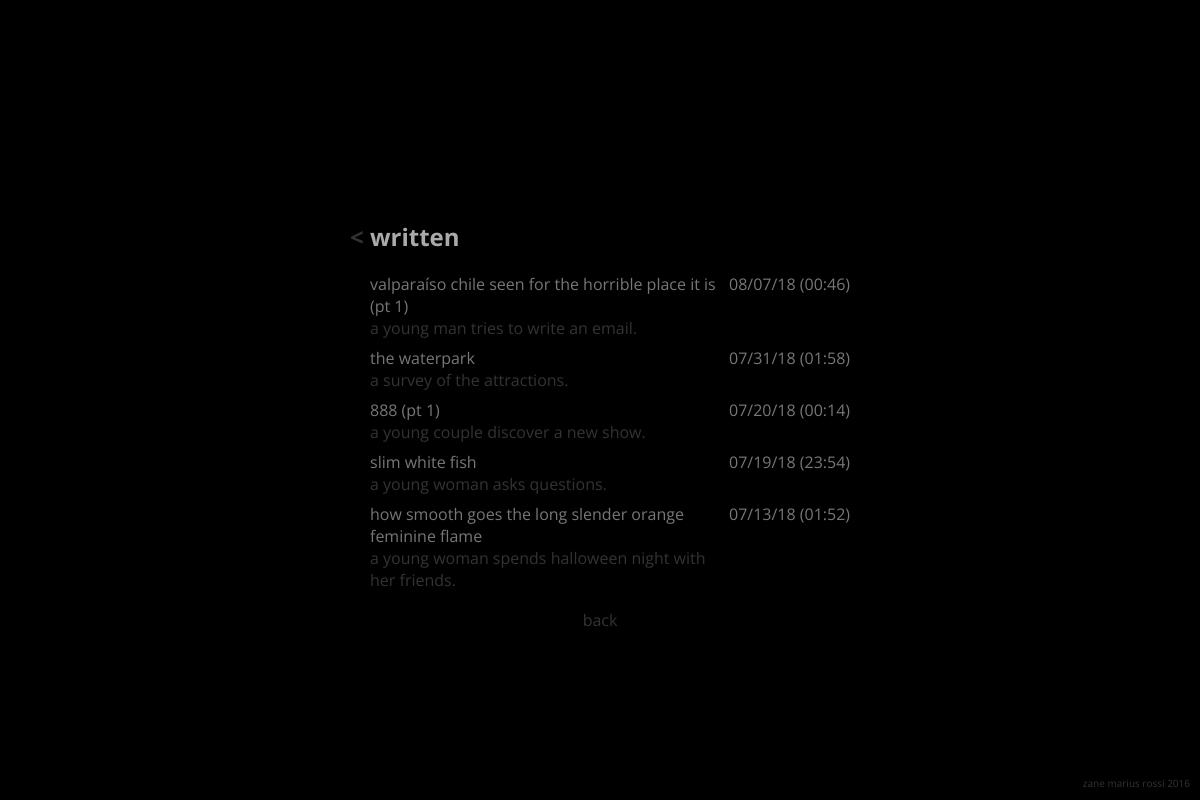
The app's page /produce/written/, older data.
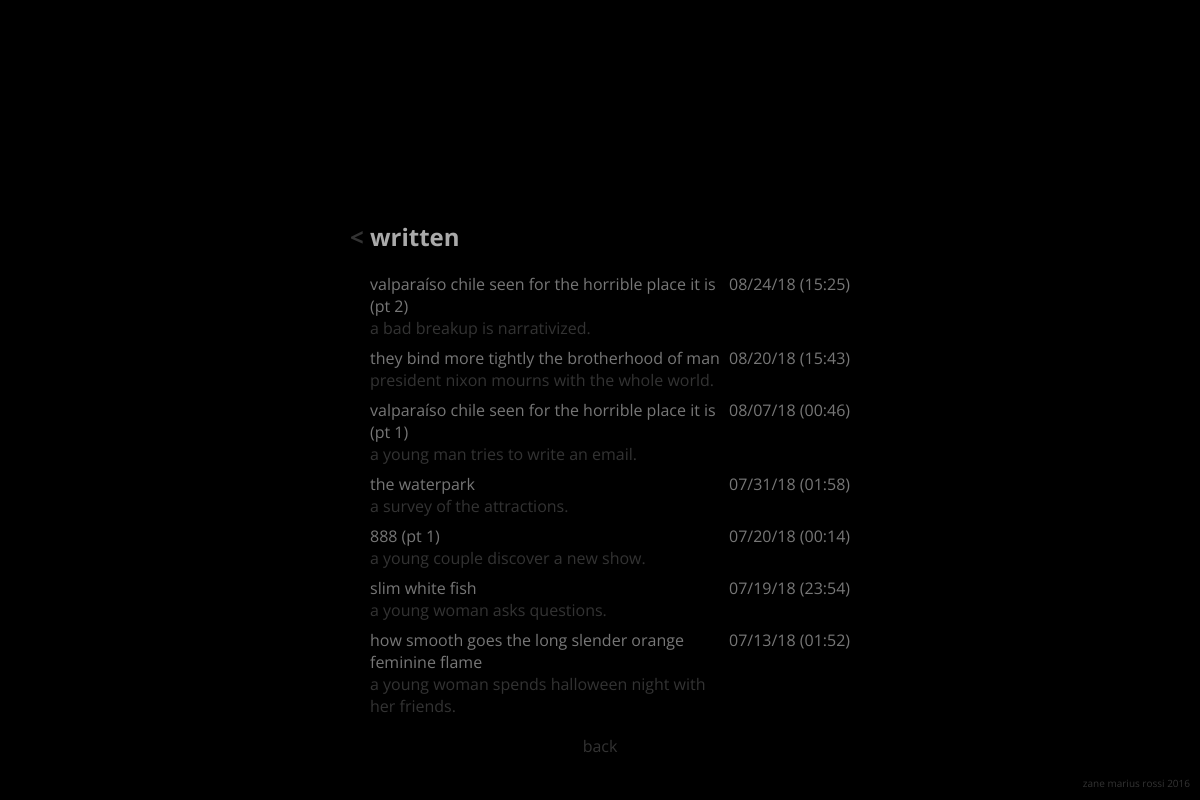
The same page, newer data.
### produce/models.py (models this page shows, shortened)
class WrittenObject(models.Model):
	title       = models.CharField(max_length=200, default="n/a")
	description = models.CharField(max_length=500, default="n/a")
	pub_date    = models.DateTimeField('date published',default=timezone.now)
	word_count  = models.IntegerField(default=0)
	content     = models.TextField(default="n/a")
	cited_works  = models.ManyToManyField('library.LibraryObject', blank=True)

### produce/views.py (the view)
# urls.py: path("written/", views.written, name="written"),
def written(request):
	menu_objects = WrittenObject.objects.order_by('-pub_date')
	heading      = 'written'
	return render(request, 'produce/menu_written.html', {'menu_objects' : menu_objects, 'heading': heading})

### produce/templates/produce/menu_written.html (shortened to what this page needs)
{% extends 'base/base.html' %}
{% block content %}
			<div class="heading">
			</div>
			<div class="sub-heading">
				<h2>
					<a href="{% url 'produce:index' %}">< </a>{{ heading }}
				</h2>
			</div>
			<div class="info">
				{% if menu_objects %}
					{% for elem in menu_objects %}
						<div class="float_text">
							<li>
								<span class="float_title">
									<a href="{% url 'produce:written_individual' elem.id %}">
										{{ elem.title }}
									</a>
								</span>
								<br>
								<span>
									<a href="{% url 'produce:written_individual' elem.id %}">
										{{ elem.description }}
									</a>
								</span>
							</li>
						</div>
						<div class="float_date">
							{{ elem.pub_date|date:"m/d/y (H:i)" }}
						</div>
					{% endfor %}
				{% else %}
					<p>No objects are available.</p>
				{% endif %}
			</div>
			<div class="nav">
				<a href="{% url 'produce:index' %}">back</a>
			</div>
			<div class="footer">
				zane marius rossi 2016
			</div>
{% endblock %}

### base/templates/base/base.html (shortened to what this page needs)
<!DOCTYPE html>
<html lang="en">
<head>
	{% load static %}
	<link rel="stylesheet" href="{% static "base/css/mobile.css" %}" media="only screen and (max-width: 500px)" type="text/css">
	<link rel="stylesheet" href="{% static "base/css/main.css" %}" media="only screen and (min-width: 501px)" type="text/css">
</head>
<body>
	<div class="wrapper">
		<div class="content">
			{% block content %}
			{% endblock %}
		</div>
	</div>
</body>
</html>

### base/static/base/css/main.css (style rules this page uses)
html, body { background-color: black; color: #AAA; font-family: 'Open Sans', sans-serif; overflow: hidden; }
a { color: #333; text-decoration: none; }
li { padding-bottom: 0.5em; list-style: none; }
span { color: #333; }
.wrapper { position: absolute; top: 0; bottom: 0; left: 0; right: 0; overflow: auto; }
.content { margin: auto; width: 500px; }
.heading { color:#AAA; padding-top: 200px; width: 500px; display: block; margin: auto; }
.sub-heading { color:#AAA; display: block; margin: auto; width: 500px; }
.info { color: #777; margin: auto; width: 480px; text-align: left; -webkit-hyphens: auto; -moz-hyphens: auto; hyphens: auto; padding-left: 20px; }
.nav { padding-top: 10px; padding-bottom: 50px; margin: auto; text-align: center; }
.footer { position: fixed; bottom: 10px; right: 10px; font-size: 10px; color: #333; }
.float_title { color: #777 !important; padding-bottom: 0.5em; }
.float_title > a { color: #777 !important; }
.float_text { width: 350px; float: left; }
.float_date { float: right; }

### base/static/base/css/mobile.css (style rules this page uses)
html, body { background-color: black; color: #AAA; font-family: 'Open Sans', sans-serif; overflow: hidden; }
a { color: #333; text-decoration: none; }
li { padding-bottom: 0.5em; list-style: none; }
span { color: #333; }
.wrapper { position: absolute; top: 0; bottom: 0; left: 0; right: 0; overflow: auto; }
.content { margin: auto; width: 80%; }
.heading { color:#AAA; padding-top: 100px; width: 100%; display: block; margin: auto; }
.sub-heading { color:#AAA; display: block; margin: auto; width: 100%; }
.info { color: #777; margin: auto; width: 100%; text-align: left; -webkit-hyphens: auto; -moz-hyphens: auto; hyphens: auto; }
.nav { padding-top: 10px; padding-bottom: 50px; margin: auto; text-align: center; }
.footer { display: none; }
.float_title { color: #777 !important; padding-bottom: 0.5em; }
.float_title > a { color: #777 !important; }
.float_text { width: 100%; float: left; }
.float_date { float: right; display: none; }

Row changes from the older to the newer data that the page shows:
added WrittenObject: title "valparaíso chile seen for the horrible place it is (pt 2)", description "a bad breakup is narrativized.", pub_date "08/24/18 (15:25)"
added WrittenObject: title "they bind more tightly the brotherhood of man", description "president nixon mourns with the whole world.", pub_date "08/20/18 (15:43)"
